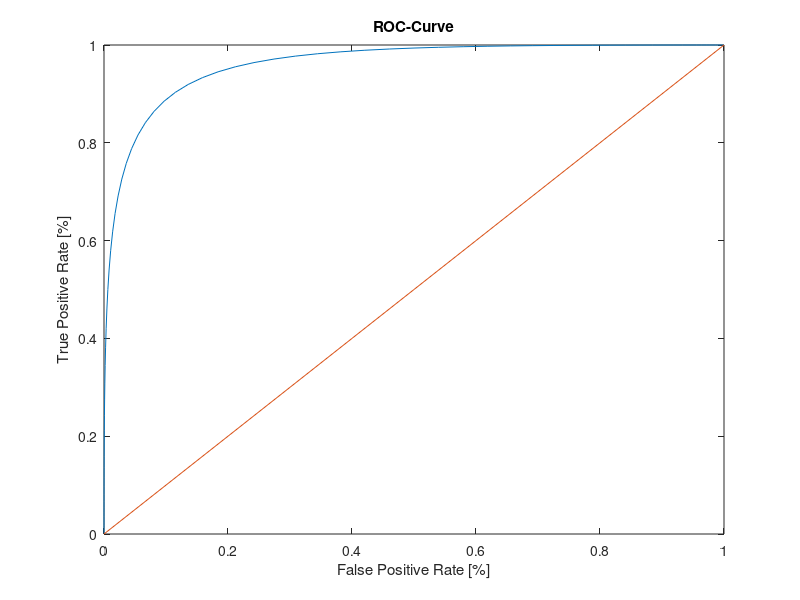

Source code (MATLAB):
%% A

beeches = normcdf([-1 1 1.5], 0, 1);
beeches(2) - beeches(1);
beeches_tn = beeches(3);
beeches_fp = 1 - beeches_tn;

spruces = normcdf([-1 1 1.5], 2.5, 1);
spruces(2) - spruces(1);
spruces_fn = spruces(3);
spruces_tp = 1 - spruces_fn;

disp(['TP: ', num2str(spruces_tp)])
disp(['FP: ', num2str(beeches_fp)])
disp(['FN: ', num2str(spruces_fn)])
disp(['TN: ', num2str(beeches_tn)])

%% B

beeches = normcdf(-6:0.1:6, 0, 1);
spruces = normcdf(-6:0.1:6, 2.5, 1);

number_of_values = size(beeches, 1);
temp_ones = ones(1, number_of_values);

TP = temp_ones - spruces;
FP = temp_ones - beeches;

plot(FP, TP)
hold on
plot(0:0.1:1, 0:0.1:1)

title('ROC-Curve')
xlabel('False Positive Rate [%]') 
ylabel('True Positive Rate [%]') 
